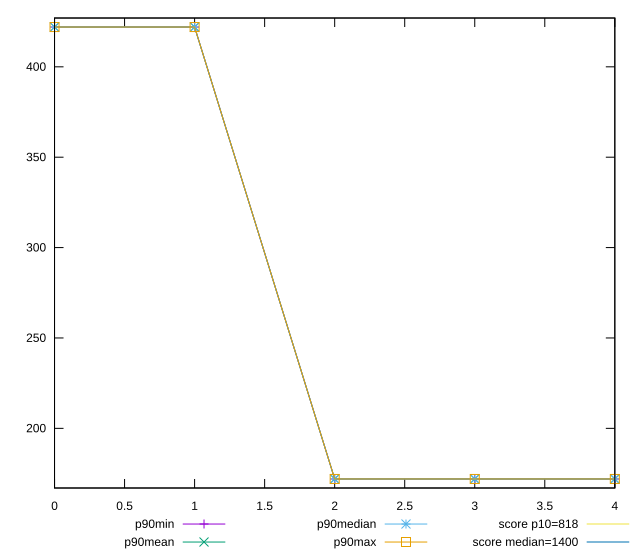

This chart was generated by the following gnuplot code:
reset

$p90Min <<EOF
0 422
1 422
2 172
3 172
4 172
EOF

$p90Mean <<EOF
0 422
1 422
2 172
3 172
4 172
EOF

$p90Median <<EOF
0 422
1 422
2 172
3 172
4 172
EOF

$p90Max <<EOF
0 422
1 422
2 172
3 172
4 172
EOF

set key outside below
set xrange [0:4]
set yrange [167:427]
set trange [167:427]
set terminal svg size 640, 560 enhanced background rgb 'white'
set output "report_00009_2021-02-08T22-37-41.559Z/dom-size/progression/value.svg"

plot $p90Min title "p90min" with linespoints, \
     $p90Mean title "p90mean" with linespoints, \
     $p90Median title "p90median" with linespoints, \
     $p90Max title "p90max" with linespoints, \
     818 title "score p10=818", \
     1400 title "score median=1400"

reset
